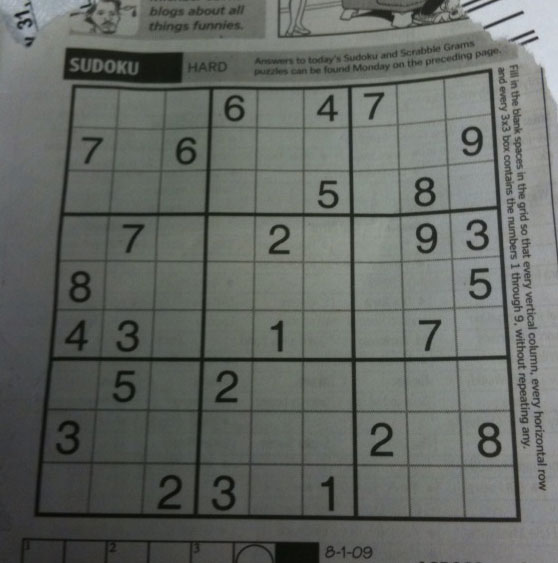
//> input picture HoughLines/sudoku.png, 558 x 563 px
$ ./hough sudoku.png 100   (built with g++ and OpenCV 4)
//> lines starting //> are read from the running program, lines starting //| are printed output that depends on the picture
#include <opencv2/opencv.hpp>
#include <iostream>
#include <math.h>
#define RADCOEF CV_PI/180

//Hough Transform:
//The hough transform algorithm is meant to find, given a source image and a certain threshold,
//all the possible lines into the image. The hough transform is particoular insensible to noise and occlusions.
//Why hough TRANSFORM? Because when operating with Hough, we're analyzing a secondary geometric space called
//PARAMETER SPACE (SP). If a regoular cartesian space is formed by coordinates expressed in (X,Y) (called Image Space),
//The parameter space operate on a coordinate space of (M,Q), where M is the Slope (Angular Coefficent) and Q the intercept
//of a given line into the image space (SI).
//With that said, given a point into the SI, we can identify all the possible lines that fall into that point (X,Y) into the SP,
//that are potentially infinite. Similalry, given a point into the SP of coordinate (M,Q), we can identify only ONE lines into the SI.
//Then, how do we find a potential line into the SI?
//First of all, we need to DISCRETIZE our parameter space, because M,Q could be potentially infinite, and we can't calculate every occurrence
//of a line into a given point (they're infinite). So, we transfer the calculus from the geometric space to a POLAR SPACE.
//Coordinate (M,Q) become RO and THETA. So, if M,Q were infinite, RO and THETA are now finite, and began to the interval:
// 0 < RO < R*sqrt(2), -PI <= THETA <= PI
//Also, RO is calculated by: RO = x*Cos(THETA) + y*Sin(THETA), where x and y are the coordinate of a given point, and
//THETA represent the variation of the angle of a line.
//THETA then varies between a certain + or - degree. For example 90° should be a nice threshold.
//where R is the max distance that a line could have (called also Support axis, represented by the Maximum distance
//from the origin and the axis perpendicular to the lines where a given point is.
//And theta belong to the interval -PI to PI.
//Having a finite space, we must implement a mechanism that could identify a potential line into our image. This mechanis is called
//VOTING PROCESS, and the logic behind it is simple: Given the entire SP, we must find WHICH point calculated through Hough has the maximum occurrences.
//Thats because, from the theory, we know that a point into the SP is surely a line into the SI if his lines intersection number is maximum into the SP.
//That's works for ONE line. For more than one line, we must set a threshold to let pass all the point with a given number of occurrence > than that threshold.
//Retrieved all those point into the SP that are > than a threshold, we must take their coordinate RO and THETA, convert them to Cartesian and find the line
//with that M,Q into the original image. That done, we found all the lines into our image.
//Note: before operating with Hough we must works on border: let's do a reasonable Gaussian Blurring and a Canny edge detection.

using namespace std;
using namespace cv;

int hough_threshold;

void HoughTransformLine(Mat, Mat&);
void FindPolar(double, double, Point&, Point&);

int main(int argc, char** argv) {

	if(argc!=3) {
		cerr << "Usage: ./<programname> <imagename.format> <threshold>" << endl;
		exit(EXIT_FAILURE);
	}

	hough_threshold = atoi(argv[2]);
	Mat raw_image = imread(argv[1], IMREAD_GRAYSCALE);
//> raw_image: 563 rows x 558 cols, CV_8UC1; min 7, max 218, mean 101.8

	if(raw_image.empty()) {
		cerr << "Image format not valid." << endl;
	}

	Mat blurred_image, edge_image;
	Mat dest_image = raw_image.clone();

	//Before calling Hough, we need to apply a Gaussian Smoothing to the image, and find his edges with Canny.
	//At every step, we're displaying the result.
	GaussianBlur(raw_image, blurred_image, Size(5,5), 1.4, 1.4);
	imshow("Gaussian Blur", blurred_image);
	Canny(blurred_image, edge_image, 60, 150, 3);
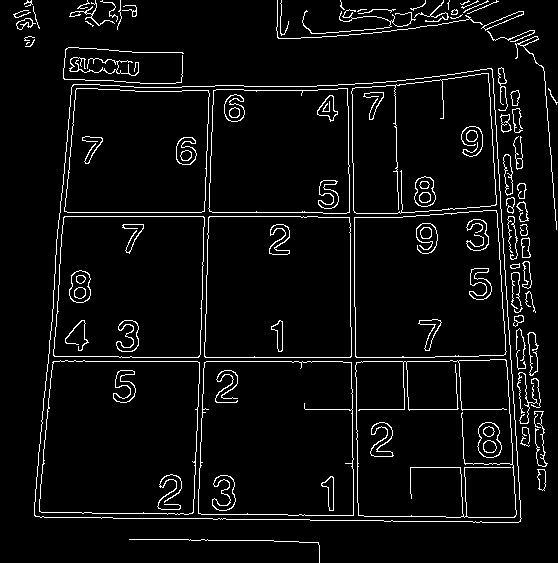
//> edge_image: 563 rows x 558 cols, CV_8UC1; 5.2% white in thin lines or dots
	imshow("Canny Edge", edge_image);
	waitKey(0);

	//Applying Hough transform
	HoughTransformLine(edge_image, dest_image);

	//showing the result
	imshow("Hough Lines", dest_image);
	imwrite("Hough.png", dest_image);
	waitKey(0);
	return(0);

}

void HoughTransformLine(Mat edge_image, Mat& dest_image) {

	//The hough transform function.
	//First step is the defining how long R can be: we can assure that the longest line
	//can be drawn from the upper left/right angle to the bottom right/left.
	//So we can safely assume that the max distance a line can obtain is the DIAGONAL of the image.
	//From the pythagora's theorem, we can find a diagonal by using the formula:
	//sqrt(side1^2 + side2^2), that can be simplified into: side*sqrt(2).
	//We'll take the maximum of the two side as preferred side.
	int max_distance = max(edge_image.rows, edge_image.cols) * sqrt(2);
//> max_distance = 796

	//Let's then define the votes matrix. This matrix represent our Parameter Space, and should be built in a way
	//that all the possible lines can be drawn in it.
	//Since a point (x,y) is translated into (rho, theta), we can create a matrix of size (MaxRho, MaxTheta).
	//We're using Max Rho and Max Theta because the max values that both of them can be is the size of the matrix itself.
	//This will be useful for accumulate the votes for each point valued from -pi to pi (-90 to 90) and a certain rho.
	//We already have the Max value the lines (represented by rho) can be (max_distance).
	//and also we know that the lines could vary from -90 to 90, so with 180 values max.
	//Also, to take track of the rho in the finding of the polar coordinate, we must create a mechanism that permit us
	//to know EXACTLY which rho was calculated at some point. To do this, at every compute of
	//rho = xcos(theta) + ysin(theta), we'll add max_distance value to each rho to have a costant added tho this value.
	//So, when we'll going to find the rho of each polar coordinate of the votes matrix, we'll just need to subtract the
	//max_distance to that rho to have the exact value. Let's create a matrix DOUBLE the size of max_distance for the rows
	//that will hold all the values without any segmentation fault.
	//Let's create the matrix with (max_distance, 180).
	Mat votes = (Mat_<uchar>(max_distance*2, 180));

	//Populate the votes with 0
	votes = Mat::zeros(votes.size(), CV_8U);

	//Let's define rho and theta for every pixel: it's IMPORTANT to define them DOUBLE (or float)
	//because we need to take track of every single precision movement.
	double rho, theta;

	//Let's find all the possible lines for a point and start to accumulates votes into the matrix.
	for(int x=0; x<edge_image.rows; x++) {
		for(int y=0; y<edge_image.cols; y++) {
			//if the current pixel is an edge pixel
			if(edge_image.at<uchar>(x,y) > 250) {
				//for all the possible lines for that point (0-180)
				for(theta=0; theta<180; theta++) {
					//let's calculate RHO: given by x*cos(theta) + y*sin(theta), where theta is the radiant
					//of a given point. Since we're analyzing the degree of a line for a given (x,y), we need to
					//convert theta from degree to radiant. We can do this multiplying theta for PI/180.
					//Note: the x and y are INVERTED into the geometric space. So our y is the x, and our x is the y.
					//We also sum at every rho max_distance, which will be our constant to subtract in the polar conversion
					//to find the right rho at every iteration.
					rho = cvRound(y*cos((theta-90)*RADCOEF) + x*sin((theta-90)*RADCOEF)) + max_distance;

					//vote for that point into the SP votes matrix
					votes.at<uchar>(rho, theta)++;

				}
			}
		}
	}
//> this loop made 563 passes
//> rho on passes 1 to 3: 805, 806, 807
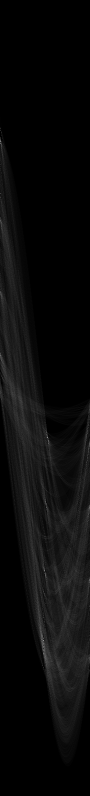
//> votes: 1592 rows x 180 cols, CV_8UC1 (shown at 1/2 size); min 0, max 246, mean 10.2
//> after the loop, rho = 1363

	//Once here, all the votes were made. Display the votes
	imshow("Votes", votes);
	waitKey(0);

	//declaring a vector of two points that reperesent the line
	vector<pair<Point,Point>> lines;

	//define the actual two point P1, P2 which represent the line.
	Point P1, P2;

	//To have colorful lines, we must convert the image from the grayscale to the BGR contest.
	cvtColor(dest_image, dest_image, COLOR_GRAY2BGR);

	//TODO: Implement non-maximum line suppression?

	//Let's now find the peak point that are major than a defined threshold. If the i-th point meet the condition,
	//we must translate the polar coordinate to the cartesian one, and create the relative points to display.
	for(int r=0; r<votes.rows; r++) {
		for(int t=0; t<180; t++) {
			if(votes.at<uchar>(r,t) >= hough_threshold) {

				//Here, take rho as the current line inder r (that's because for a certain rho, we got a certain theta.
				//Since the theta vary from 0-180, the rho associated with it is the index itself.
				//Also we need to take the theta as the angle of that specific line at that index: so we'll multiply the
				//theta for the radiant coefficient.
				//We also need to dispatch the current rho subtracting the max_distance to make it suitable again, and subtract
				//90 from theta to let him be in the interval -90 / 90.
				rho = r - max_distance;
				theta = (t-90) * RADCOEF;

				//find the polar coordinate given rho and theta
				FindPolar(rho, theta, P1, P2);

				//push the points into the vector
				lines.push_back(make_pair(P1,P2));

			}
		}
	}
//> after the loop, rho = 538; theta = -0.0698; P1 = Point(607, 960); P2 = Point(467, -1036); lines = 124 items

	//let's now draw the line, analyzing the line vector
	for(int i=0; i<lines.size(); i++) {
		pair<Point, Point> coordinates = lines.at(i);
		line(dest_image, coordinates.first, coordinates.second, Scalar(0, 0, 255), 1, LINE_AA);
	}
//> this loop made 124 passes
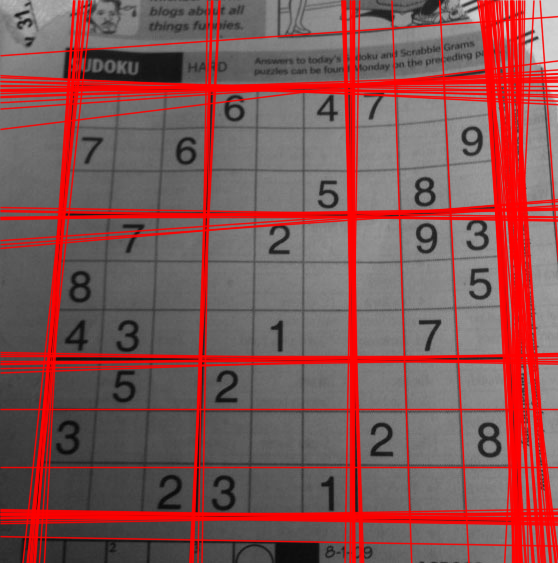
//> dest_image: 563 rows x 558 cols, CV_8UC3; mean B, G, R 84.5, 84.5, 130.7


}

void FindPolar(double rho, double theta, Point& P1, Point& P2) {

	//In this function we translate the polar coordinate into the cartesian one.
	//From the math theory, we know that, given a RHO and a THETA, the cartesian coordinate
	//From wikipedia, those values can be found from:
	//x = rho*cos(theta)
	//y = rho*sin(theta);
	//Also, we need to draw those lines for the ENTIRE image. So, given a precise point, we could vary
	//a line lenght using a big scale factor, such as the size of the image.
	//x0 and y0 are our starting point
	int x0 = cvRound(rho * cos(theta));
	int y0 = cvRound(rho * sin(theta));

	//let's build the point: we must then add and subtract the big scale value to let the line vary between
	//the negative and positive scale factor.
	//We're also multiplying for -sin and cos to let them vary between the positive and negative cartesian space.
	P1.x = cvRound(x0 + 1000 * (-sin(theta)));
	P1.y = cvRound(y0 + 1000 * (cos(theta)));
	P2.x = cvRound(x0 - 1000 * (-sin(theta)));
	P2.y = cvRound(y0 - 1000 * (cos(theta)));

}
